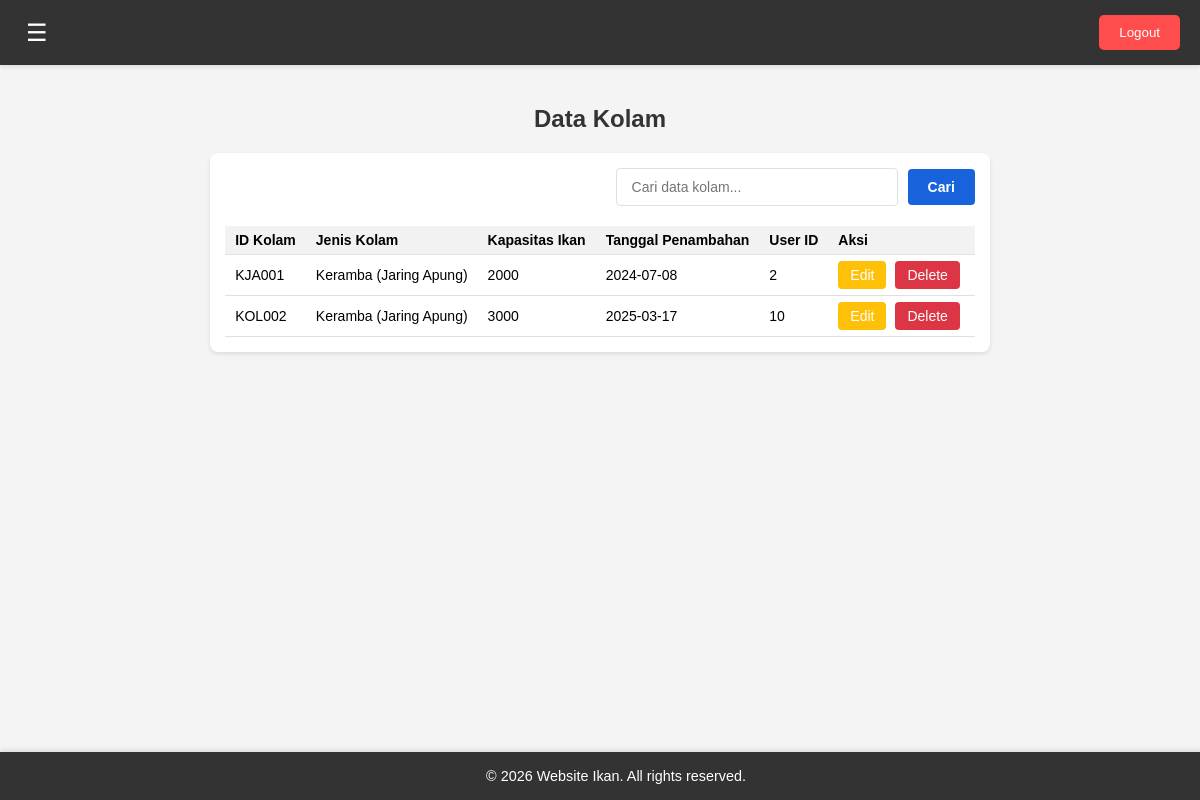
Page /dashboard-admin.php?page=data-kolam (signed in) on the committed database.
### tables this page shows
CREATE TABLE `data_kolam` (
  `id_kolam` varchar(50) NOT NULL,
  `user_id` int(11) NOT NULL,
  `jenis_kolam` varchar(100) NOT NULL,
  `kapasitas_ikan` int(11) NOT NULL,
  `tanggal_penambahan` date NOT NULL
);

### pages/dashboard-admin/data-kolam.php (the view, shortened to what this page needs)
<?php
$query = "SELECT id_kolam, jenis_kolam, kapasitas_ikan, tanggal_penambahan, user_id FROM data_kolam";
$result = mysqli_query($conn, $query);
?>
<h2>Data Kolam</h2>
<div class="data-container">
    <div class="data-header">
        <input type="text" id="search-input" placeholder="Cari data kolam...">
        <button id="search-button">Cari</button>
    </div>
    <div class="data-table">
        <table>
            <thead>
                <tr>
                    <th>ID Kolam</th>
                    <th>Jenis Kolam</th>
                    <th>Kapasitas Ikan</th>
                    <th>Tanggal Penambahan</th>
                    <th>User ID</th>
                    <th>Aksi</th>
                </tr>
            </thead>
            <tbody>
                <?php
                if (mysqli_num_rows($result) > 0) {
                    while($row = mysqli_fetch_assoc($result)) {
                        echo "<tr>";
                        echo "<td>" . htmlspecialchars($row['id_kolam']) . "</td>";
                        echo "<td>" . htmlspecialchars($row['jenis_kolam']) . "</td>";
                        echo "<td>" . htmlspecialchars($row['kapasitas_ikan']) . "</td>";
                        echo "<td>" . htmlspecialchars($row['tanggal_penambahan']) . "</td>";
                        echo "<td>" . htmlspecialchars($row['user_id']) . "</td>";
                        echo '<td>
                            <form method="GET" action="dashboard-admin.php" style="display:inline;">
                                <input type="hidden" name="page" value="edit-data-kolam">
                                <input type="hidden" name="id" value="' . htmlspecialchars($row['id_kolam']) . '">
                                <button type="submit" class="edit-button">Edit</button>
                            </form>
                            <button type="button" class="delete-button"
                                    data-id="' . htmlspecialchars($row['id_kolam']) . '"
                                    data-table="data_kolam"
                                    data-return-page="data-kolam">Delete</button>
                        </td>';
                        echo "</tr>";
                    }
                } else {
                    echo "<tr><td colspan='6'>Tidak ada data kolam</td></tr>";
                }
                ?>
            </tbody>
        </table>
    </div>
</div>

### assets/css/dashboard-admin.css (style rules this page uses)
body, html { margin: 0; padding: 0; font-family: Arial, sans-serif; background-color: #f4f4f4; }
h2 { text-align: center; margin-top: 20px; color: #333; }
.data-container { background-color: #fff; border-radius: 8px; box-shadow: 0 2px 4px rgba(0, 0, 0, 0.1); padding: 15px; margin: 20px auto; width: fit-content; max-width: 100%; overflow-x: auto; }
.data-header { display: flex; justify-content: flex-end; align-items: center; margin-bottom: 20px; gap: 10px; }
#search-input { padding: 8px 12px; border: 1px solid #ddd; border-radius: 4px; font-size: 14px; width: 250px; }
#search-button, #add-data-button { padding: 8px 15px; border: none; border-radius: 4px; background-color: #3498db; color: white; cursor: pointer; transition: background-color 0.3s; font-size: 14px; white-space: nowrap; }
.data-table table { width: auto; border-collapse: collapse; font-size: 14px; }
.data-table th, .data-table td { padding: 8px 12px; text-align: left; border-bottom: 1px solid #e0e0e0; white-space: nowrap; }
.data-table th { background-color: #f2f2f2; font-weight: bold; }
.edit-button, .delete-button { padding: 6px 12px; font-size: 14px; border: none; border-radius: 4px; color: white; cursor: pointer; transition: background-color 0.3s; margin-right: 5px; }
.edit-button { background-color: #ffc107; }
.delete-button { background-color: #dc3545; }
@media (max-width: 1200px) { .data-table { font-size: 13px; } }
@media (max-width: 1200px) { .data-table th, .data-table td { padding: 6px 10px; } }
#search-input { padding: 10px 15px; border: 1px solid #e0e0e0; border-radius: 4px; font-size: 14px; width: 250px; transition: border-color 0.3s, box-shadow 0.3s; }
#search-button, .print-button { padding: 10px 20px; border: none; border-radius: 4px; background-color: #1863dc; color: white; cursor: pointer; transition: background-color 0.3s, transform 0.1s; font-size: 14px; font-weight: bold; white-space: nowrap; }
.data-table { overflow-x: auto; margin-top: 20px; }

### rows in the picture
data_kolam: id_kolam "KJA001", jenis_kolam "Keramba (Jaring Apung)", kapasitas_ikan "2000", tanggal_penambahan "2024-07-08", user "2"
data_kolam: id_kolam "KOL002", jenis_kolam "Keramba (Jaring Apung)", kapasitas_ikan "3000", tanggal_penambahan "2025-03-17", user "10"
